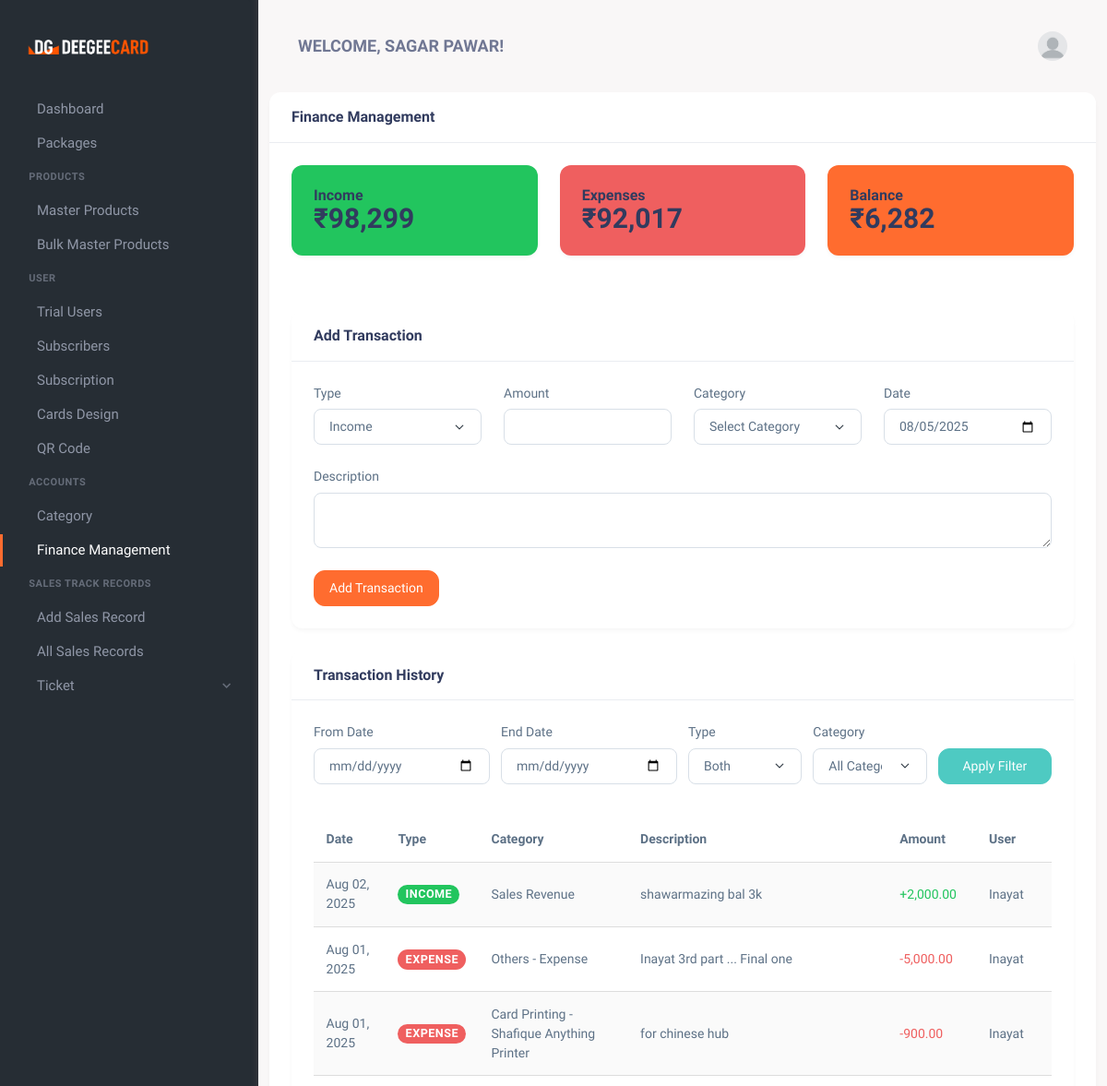
The page /finance-management.php (signed in, upper part) on the database as committed earlier.
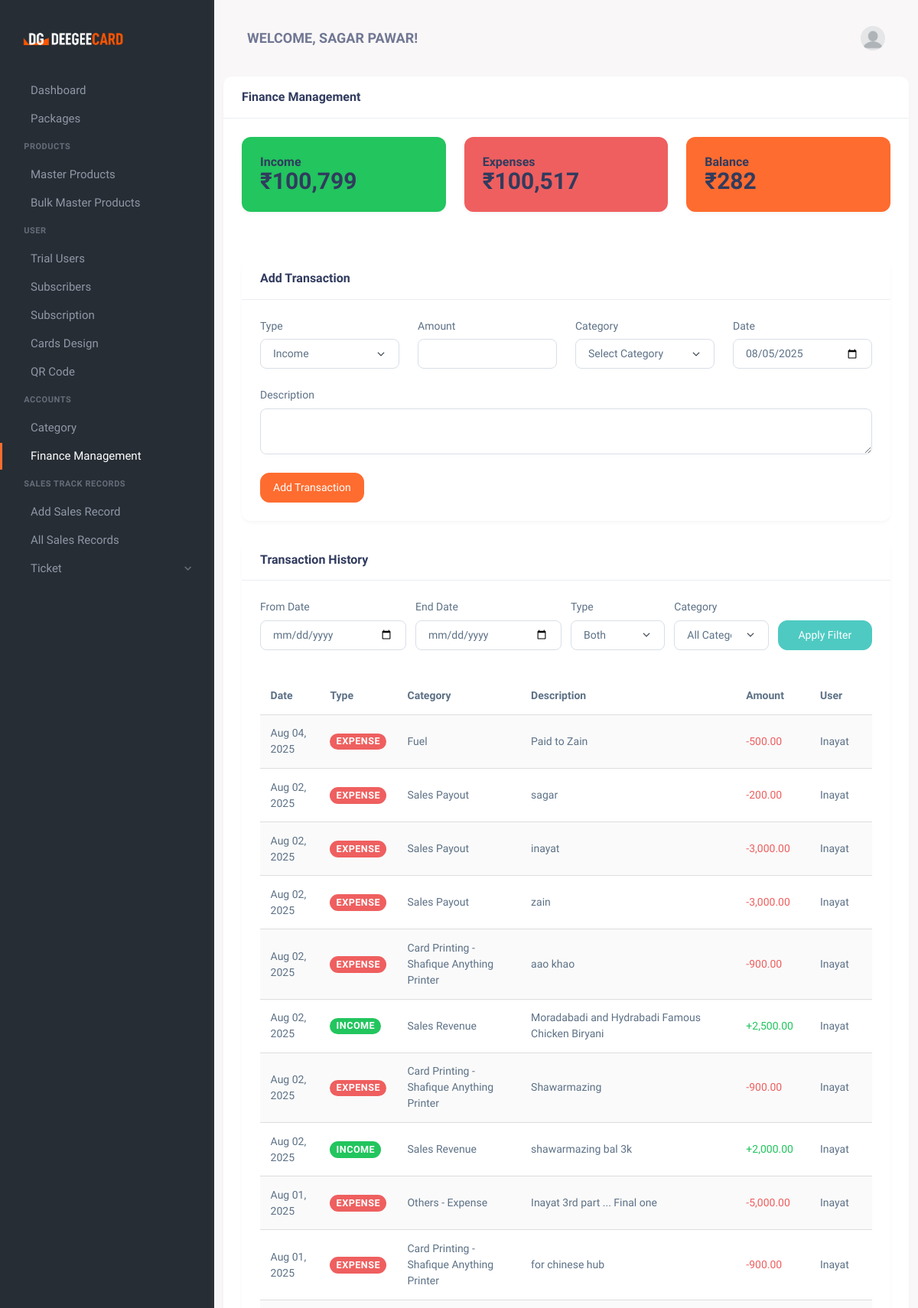
The same page on the database as committed later.
### tables this page shows
CREATE TABLE `users` (
  `id` int(11) NOT NULL,
  `Name` varchar(100) NOT NULL,
  `Email` varchar(100) NOT NULL,
  `Password` varchar(255) NOT NULL,
  `role` enum('admin','user','sales_person') NOT NULL DEFAULT 'user',
  `created_at` timestamp NOT NULL DEFAULT CURRENT_TIMESTAMP,
  `updated_at` timestamp NOT NULL DEFAULT CURRENT_TIMESTAMP ON UPDATE CURRENT_TIMESTAMP,
  `phone` varchar(15) NOT NULL,
  `address` text NOT NULL,
  `is_trial` tinyint(1) DEFAULT '0',
  `trial_start` datetime DEFAULT NULL,
  `trial_end` datetime DEFAULT NULL
);

CREATE TABLE `dg_transactions` (
  `id` int(11) NOT NULL,
  `type` enum('income','expense') NOT NULL,
  `category_id` int(11) DEFAULT NULL,
  `amount` decimal(10,2) NOT NULL,
  `description` text,
  `date` date NOT NULL,
  `created_at` timestamp NOT NULL DEFAULT CURRENT_TIMESTAMP,
  `updated_at` timestamp NOT NULL DEFAULT CURRENT_TIMESTAMP ON UPDATE CURRENT_TIMESTAMP,
  `user_id` int(11) DEFAULT NULL COMMENT 'Who entered this transaction',
  `payment_method` varchar(50) DEFAULT NULL,
  `reference_number` varchar(100) DEFAULT NULL,
  `is_recurring` tinyint(1) DEFAULT '0',
  `recurring_details` text
);

CREATE TABLE `dg_categories` (
  `id` int(11) NOT NULL,
  `name` varchar(50) NOT NULL,
  `type` enum('income','expense') NOT NULL,
  `description` text,
  `is_active` tinyint(1) NOT NULL DEFAULT '1',
  `created_at` timestamp NOT NULL DEFAULT CURRENT_TIMESTAMP
);

### finance-management.php (the view, shortened to what the rows shown need)
<?php
require 'db_connection.php';
$user_id = $_SESSION['user_id'];
$role_sql = "SELECT role FROM users WHERE id = ?";
$role_stmt = $conn->prepare($role_sql);
if ($role_stmt) {
    $role_stmt->bind_param("i", $user_id);
    $role_stmt->execute();
    $role_stmt->bind_result($role);
} else {
    $error_message = "Error preparing role query: " . $conn->error;
    $role = '';
}
$transactions = [];
$transaction_sql = "SELECT t.id, t.amount, c.name AS category,
                    t.description, t.type, t.date, t.user_id, u.name AS user_name
                    FROM dg_transactions t
                    LEFT JOIN dg_categories c ON t.category_id = c.id
                    LEFT JOIN users u ON t.user_id = u.id";
$transaction_sql .= " ORDER BY t.date DESC, t.created_at DESC";
$transaction_stmt = $conn->prepare($transaction_sql);
if ($transaction_stmt) {
    $transaction_stmt->execute();
    $result = $transaction_stmt->get_result();
    while ($row = $result->fetch_assoc()) {
        $transactions[] = $row;
    }
} else {
    $error_message = "Error preparing transaction history query: " . $conn->error;
}
$income_total = 0;
$expense_total = 0;
foreach ($transactions as $transaction) {
    if ($transaction['type'] === 'income') {
        $income_total += $transaction['amount'];
    } else {
        $expense_total += $transaction['amount'];
    }
}
$balance = $income_total - $expense_total;
$sql = "SELECT name FROM users WHERE id = ?";
$stmt = $conn->prepare($sql);
if ($stmt) {
    $stmt->bind_param("i", $user_id);
    $stmt->execute();
    $stmt->bind_result($user_name);
} else {
    $error_message = "Error preparing user name query: " . $conn->error;
    $user_name = 'User';
}
?>
<!DOCTYPE html>
<html lang="en">
   <head>
      <link href="assets/css/vendor.min.css" rel="stylesheet" type="text/css" />
      <link href="assets/css/icons.min.css" rel="stylesheet" type="text/css" />
      <link href="assets/css/app.min.css" rel="stylesheet" type="text/css" />
      <link href="assets/css/style.css" rel="stylesheet" type="text/css" />
   </head>
   <body>
      <div class="wrapper">
          <?php include 'toolbar.php'; ?>
          <div class="page-content">
            <div class="container">
               <div class="row">
                  <div class="col-xl-12">
                     <div class="card">
                        <div class="card-body">
                           <div class="row mb-4">
                              <div class="col-md-4">
                                 <div class="card bg-success text-white">
                                    <div class="card-body">
                                       <h2 class="card-text">₹<?php echo number_format($income_total); ?></h2>
                                    </div>
                                 </div>
                              </div>
                              <div class="col-md-4">
                                 <div class="card bg-danger text-white">
                                    <div class="card-body">
                                       <h2 class="card-text">₹<?php echo number_format($expense_total); ?></h2>
                                    </div>
                                 </div>
                              </div>
                              <div class="col-md-4">
                                 <div class="card bg-primary text-white">
                                    <div class="card-body">
                                       <h2 class="card-text">₹<?php echo number_format($balance); ?></h2>
                                    </div>
                                 </div>
                              </div>
                           </div>
                           <div class="row">
                              <div class="col-md-12">
                                 <div class="card">
                                    <div class="card-body">
                                       <div class="table-responsive">
                                          <table class="table table-striped">
                                             <thead>
                                                <tr>
                                                   <th>Date</th>
                                                   <th>Type</th>
                                                   <th>Category</th>
                                                   <th>Description</th>
                                                   <th>Amount</th>
                                                   <?php if ($role === 'admin'): ?>
                                                   <th>User</th>
                                                   <?php endif; ?>
                                                </tr>
                                             </thead>
                                             <tbody>
                                                <?php foreach ($transactions as $transaction): ?>
                                                <tr>
                                                   <td><?php echo date('M d, Y', strtotime($transaction['date'])); ?></td>
                                                   <td>
                                                      <span class="badge bg-<?php echo $transaction['type'] === 'income' ? 'success' : 'danger'; ?>">
                                                      <?php echo ucfirst($transaction['type']); ?>
                                                      </span>
                                                   </td>
                                                   <td><?php echo htmlspecialchars($transaction['category']); ?></td>
                                                   <td><?php echo htmlspecialchars($transaction['description']); ?></td>
                                                   <td class="<?php echo $transaction['type'] === 'income' ? 'text-success' : 'text-danger'; ?>">
                                                      <?php echo ($transaction['type'] === 'income' ? '+' : '-') . number_format($transaction['amount'], 2); ?>
                                                   </td>
                                                   <?php if ($role === 'admin'): ?>
                                                   <td><?php echo htmlspecialchars($transaction['user_name']); ?></td>
                                                   <?php endif; ?>
                                                </tr>
                                                <?php endforeach; ?>
                                             </tbody>
                                          </table>
                                       </div>
                                    </div>
                                 </div>
                              </div>
                           </div>
                        </div>
                     </div>
                  </div>
               </div>
            </div>
          </div>
      </div>
   </body>
</html>

### toolbar.php (shortened to what the rows shown need)
<header class="topbar">
     <div class="container-fluid">
          <div class="navbar-header">
               <div class="d-flex align-items-center">
                    <div class="topbar-item">
                         <h4 class="fw-bold topbar-button pe-none text-uppercase mb-0">Welcome,
                         <?php echo htmlspecialchars($user_name); ?>!</h4>
                    </div>
               </div>
          </div>
     </div>
</header>

Rows that differ between the two databases and show on the page:
added dg_transactions: date "Aug 04, 2025", type "EXPENSE", category.name "Fuel", description "Paid to Zain", amount "500.00", user.Name "Inayat"
added dg_transactions: date "Aug 02, 2025", type "EXPENSE", category.name "Sales Payout", description "sagar", amount "200.00", user.Name "Inayat"
added dg_transactions: date "Aug 02, 2025", type "EXPENSE", category.name "Sales Payout", description "inayat", amount "3,000.00", user.Name "Inayat"
added dg_transactions: date "Aug 02, 2025", type "EXPENSE", category.name "Sales Payout", description "zain", amount "3,000.00", user.Name "Inayat"
added dg_transactions: date "Aug 02, 2025", type "EXPENSE", category.name "Card Printing - Shafique Anything Printer", description "aao khao", amount "900.00", user.Name "Inayat"
added dg_transactions: date "Aug 02, 2025", type "INCOME", category.name "Sales Revenue", description "Moradabadi and Hydrabadi Famous Chicken Biryani", amount "2,500.00", user.Name "Inayat"
added dg_transactions: date "Aug 02, 2025", type "EXPENSE", category.name "Card Printing - Shafique Anything Printer", description "Shawarmazing", amount "900.00", user.Name "Inayat"
Other text that changed with them:
$income_total: "98,299" → "100,799"
$expense_total: "92,017" → "100,517"
$balance: "6,282" → "282"
